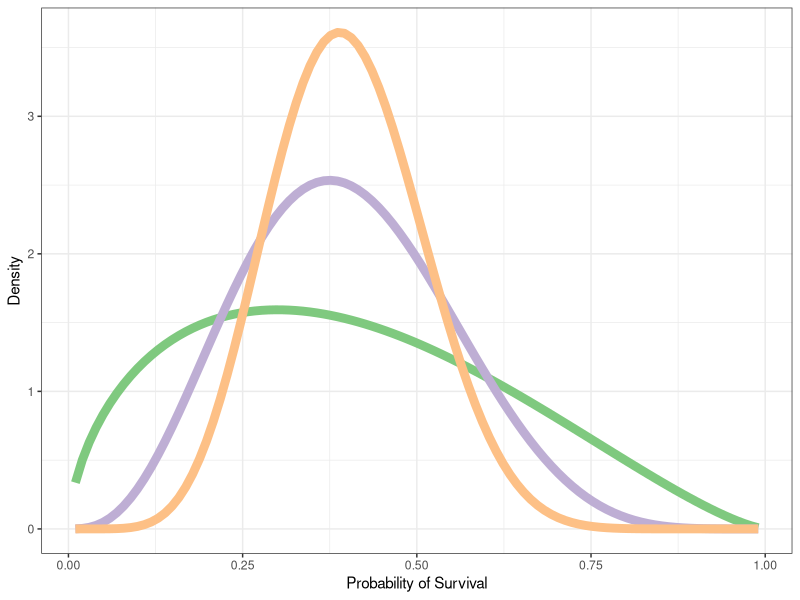
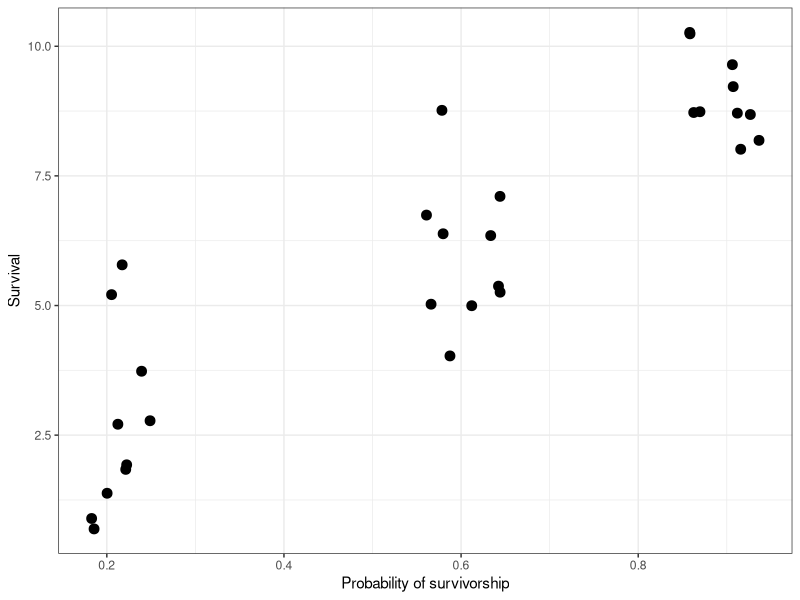

Reproduce these figures in R, in order.
## ---- chunk 1
suppressPackageStartupMessages(library(tidyverse))

betacurve <- function(x, phi) dbeta(x, .4*phi, (1-.4)*phi)

tibble(x = seq(from = 0.01, to = 0.99, length.out = 100),
       y1 = betacurve(x, 4),
       y2 = betacurve(x, 10),
       y3 = betacurve(x, 20)) %>% 
  pivot_longer(-x) %>% 
  ggplot(aes(x = x, y = value, colour = name)) +
  guides(color = FALSE) + 
  geom_line(lwd = 3) + 
  theme_bw()+
  scale_color_brewer(type = "qual") + 
  labs(x = "Probability of Survival",
       y = "Density")
## ---- chunk 2
tibble(p = rep(c(.2, .6, .9), each = 10),
       survived = rbinom(30, 10, prob = p)) %>% 
  ggplot(aes(x = p, y = survived)) + geom_point(position = position_jitter(width = .05), size = 3) + 
  theme_bw() + 
  labs(x = "Probability of survivorship", y = "Survival")
  
## ---- chunk 3
set.seed(1859)
x_obs <- rbinom(10, 6, 0.6)
x_obs
## ---- chunk 4
set.seed(1859)
x_obs <- rbinom(10, 6, 0.6)
x_obs
## ---- chunk 5
ps <- rbeta(200, 0.3 * 5 + sum(x_obs),
            0.7 * 5 + sum(6 - x_obs))
ys <- rbinom(200, size = 6, prob = ps)

## ---- chunk 6
set.seed(1859)
xs <- rpois(5, 27)
xs
